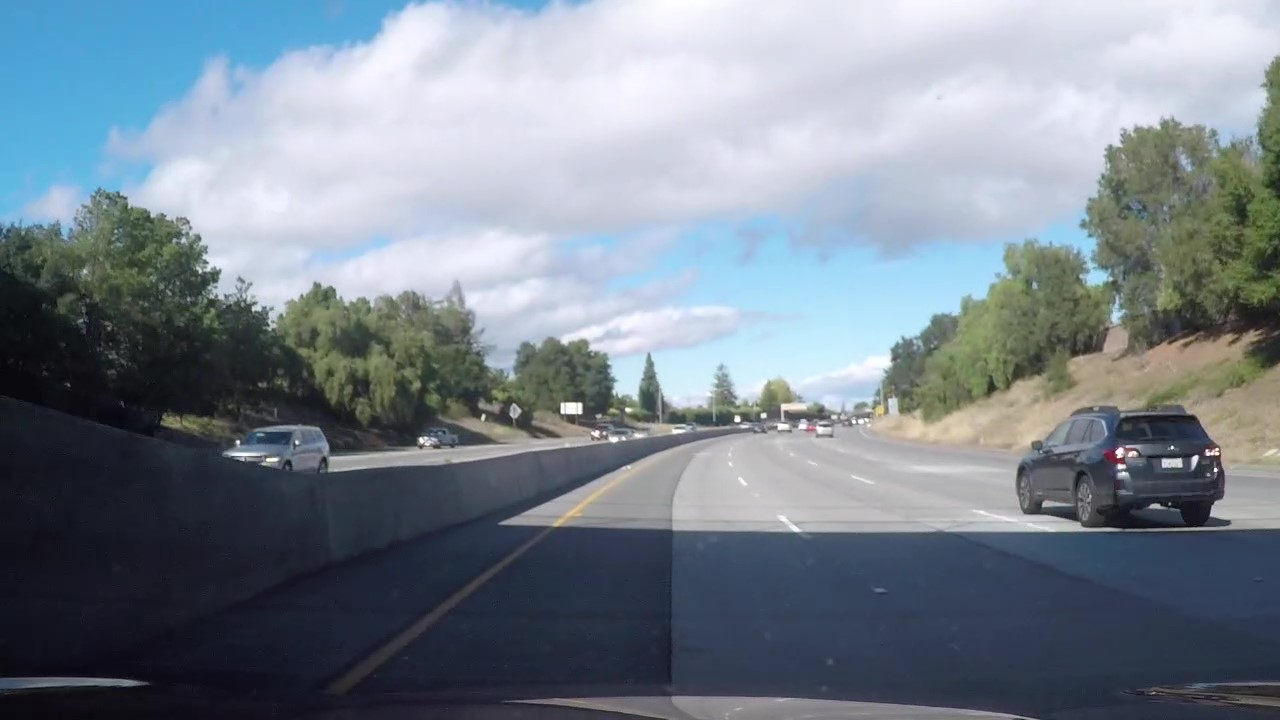
#> input picture test_images/challenge_video_3.jpg, 1280 x 720 px; its folder holds 3 pictures in this run
$ jupyter execute --allow-errors AdvancedLaneFinding.ipynb   (shell and % lines are left out)   (older library calls are emulated)
#> lines starting #> are read from the running program, lines starting #| are printed output that depends on the picture
# Advanced Lane Findig

[cell 1]
import numpy as np
import cv2
import glob
import os
import matplotlib.pyplot as plt
import matplotlib.image as mpimg
from moviepy.editor import VideoFileClip
from collections import deque

## Helper functions

[cell 2]
def read_test_image(filename):
#> called with filename = 'challenge_video_3.jpg'
    return mpimg.imread(os.path.join('test_images', filename))
#> returned value is the input picture: shape (720, 1280, 3); mean R, G, B 121, 131.8, 142.7

def save_output_image(image, filename):
#> called with filename = 'original.jpg'
    mpimg.imsave(os.path.join('output_images', filename), image)

def show_before_and_after(before_image, after_image, before_title, after_title):
    f, (ax1, ax2) = plt.subplots(1, 2, figsize=(12, 4))
    f.tight_layout()

    ax1.axis('off')
    if len(before_image.shape) == 3:
        ax1.imshow(before_image)
    else:
        ax1.imshow(before_image, cmap='gray')

    ax1.set_title(before_title, fontsize=20)

    ax2.axis('off')
    if len(after_image.shape) == 3:
        ax2.imshow(after_image)
    else:
        ax2.imshow(after_image, cmap='gray')

    ax2.set_title(after_title, fontsize=20)

    plt.subplots_adjust(left=0., right=1, top=0.9, bottom=0.)

## Camera Calibration

For technical reasons, every camera delivers images with some distortions. These distortions are systematic errors that are the same for every image taken with the same camera. Thus, the distortion in each single image can be corrected, if  the deviation between the image supplied by the camera and the correct image without distortion is known.

To determine this difference, some pictures of a known chessboard pattern from different perspectives are made with the camera. For each of these images, the crossing points can be determined using the `cv2.findChessboardCorners()` function.

With the obtained crossing points and the ideal crossing points (known from the chessboard pattern), the `cv2.calibrateCamera()` function can be used to calculate the calibration coefficients for this camera.

Once you know the calibration coefficients of a camera, any image taken with this camera can be corrected using the `cv2.undistort()` function.

[cell 3]
# [29 lines left out: function camera_calibration, not called in this run]

images = glob.glob('camera_cal/calibration*.jpg')
#> (the rest of this cell did not finish here and is left out)

The following example shows image `calibration1.jpg` before and after the distortion correction.

#> (a cell that did not finish here is left out)

## Image Pipeline

### Example Image

The image pipeline will be demonstrated with the sample image `challenge_video_3.jpg`

[cell 5]
#test_image = read_test_image('test1.jpg')
#test_image = read_test_image('challenge_video_1.jpg')
#test_image = read_test_image('challenge_video_2.jpg')
test_image = read_test_image('challenge_video_3.jpg')
plt.axis('off')
plt.imshow(test_image)
save_output_image(test_image, 'original.jpg')

### Step 1: Undistort Image

#> (a cell that did not finish here is left out)

### Step 2: Create Binary Image for Line Detection

[cell 7]
def abs_sobel_threshold(gray, orient='x', sobel_kernel=3, thresh=(0, 255)):
    # Calculate directional gradient
    # 1) Take the derivative in x or y given orient = 'x' or 'y'
    if orient == 'x':
        sobel = cv2.Sobel(gray, cv2.CV_64F, 1, 0, ksize=sobel_kernel)
    else:
        sobel = cv2.Sobel(gray, cv2.CV_64F, 0, 1, ksize=sobel_kernel)
    # 2) Take the absolute value of the derivative or gradient
    abs_sobel = np.absolute(sobel)
    # 3) Scale to 8-bit (0 - 255) then convert to type = np.uint8
    scaled_sobel = np.uint8(255 * abs_sobel / np.max(abs_sobel))
    # 4) Create a mask of 1's where the scaled gradient magnitude
    # is > thresh_min and < thresh_max
    sxbinary = np.zeros_like(scaled_sobel)
    sxbinary[(scaled_sobel >= thresh[0]) & (scaled_sobel <= thresh[1])] = 1
    return sxbinary

#### HSL Lightness (L-Channel)

[cell 8]
hls = cv2.cvtColor(test_image, cv2.COLOR_BGR2HLS)
#> hls: shape (720, 1280, 3); mean of channels 0, 1, 2 39.4, 132.4, 72.1

L = hls[:, :, 1]

light_mask = np.zeros_like(L)
light_mask[(L >= 78)] = 1

gradx_l = abs_sobel_threshold(L, orient='x', sobel_kernel=3, thresh=(17, 40))
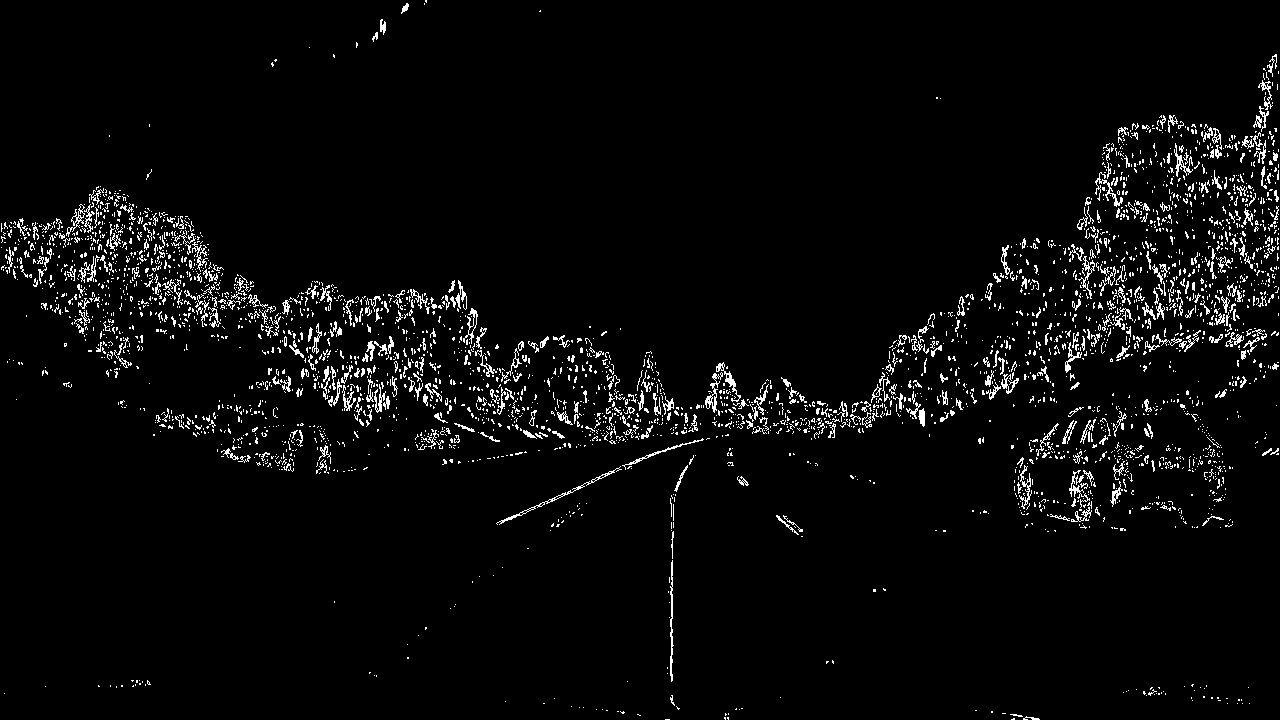
#> gradx_l: shape (720, 1280); values 0 (black) and 1 (white), 3.8% white in thin lines or dots

l_binary = np.zeros_like(gradx_l)
l_binary[(gradx_l == 1) & (light_mask == 1)] = 1

show_before_and_after(test_image, l_binary, before_title="Original", after_title="Binary Image")
out_img = cv2.cvtColor(l_binary, cv2.COLOR_GRAY2BGR)
#> out_img: shape (720, 1280, 3); values 0 (black) and 1 (white), 2.8% white in thin lines or dots
save_output_image(out_img*255, 'l_binary.jpg')

The L channel of the HLS color space recognizes both the yellow and the white lane on bright roads. However, on dark roads, the L channel only detects white lanes, yellow lanes are not detected.

#### HLS Saturation (S-Channel)

[cell 9]
hls = cv2.cvtColor(test_image, cv2.COLOR_BGR2HLS)

S = hls[:, :, 2]
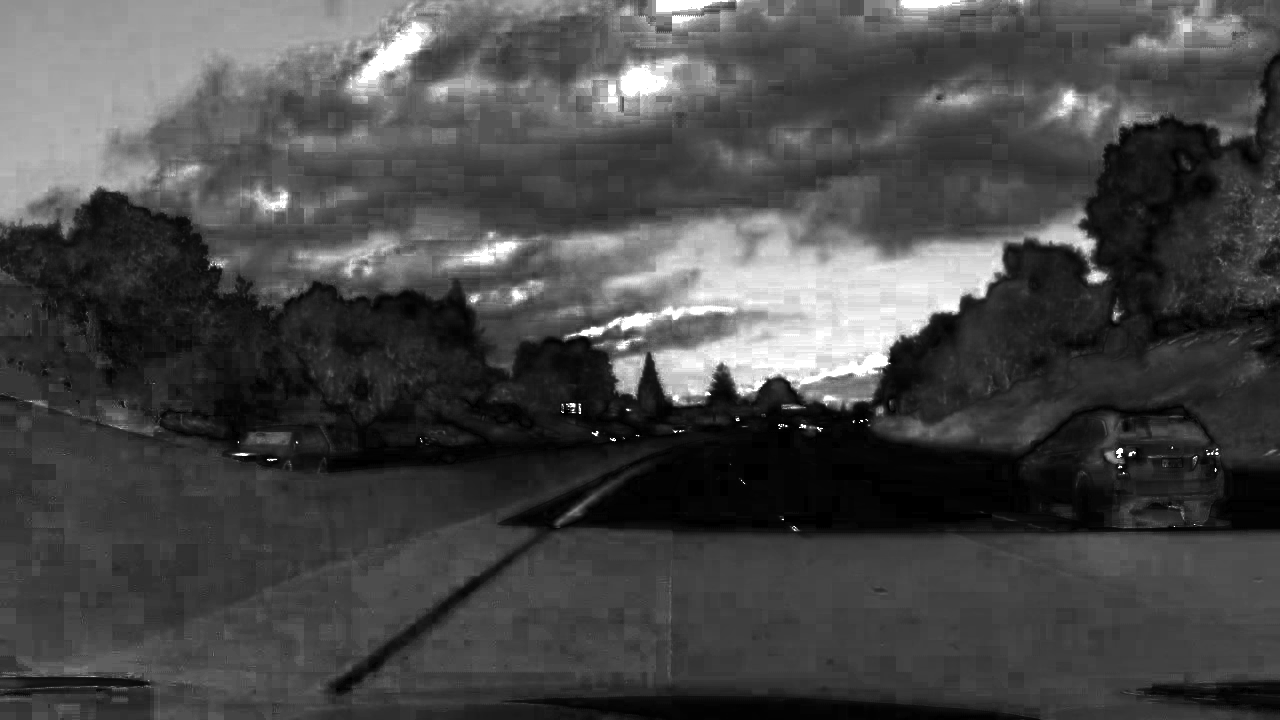
#> S: shape (720, 1280); min 0, max 255, mean 72.1

light_mask = np.zeros_like(L)
light_mask[(S >= 6)] = 1

gradx_s = abs_sobel_threshold(S, orient='x', sobel_kernel=3, thresh=(7, 47))
#> call 2 of abs_sobel_threshold, with orient = 'x', sobel_kernel = 3, thresh = (7, 47)
#> in abs_sobel_threshold (call 2), `sobel = cv2.Sobel(gray, cv2.CV_64F, 1, 0, ksize=sobel_kernel)`:
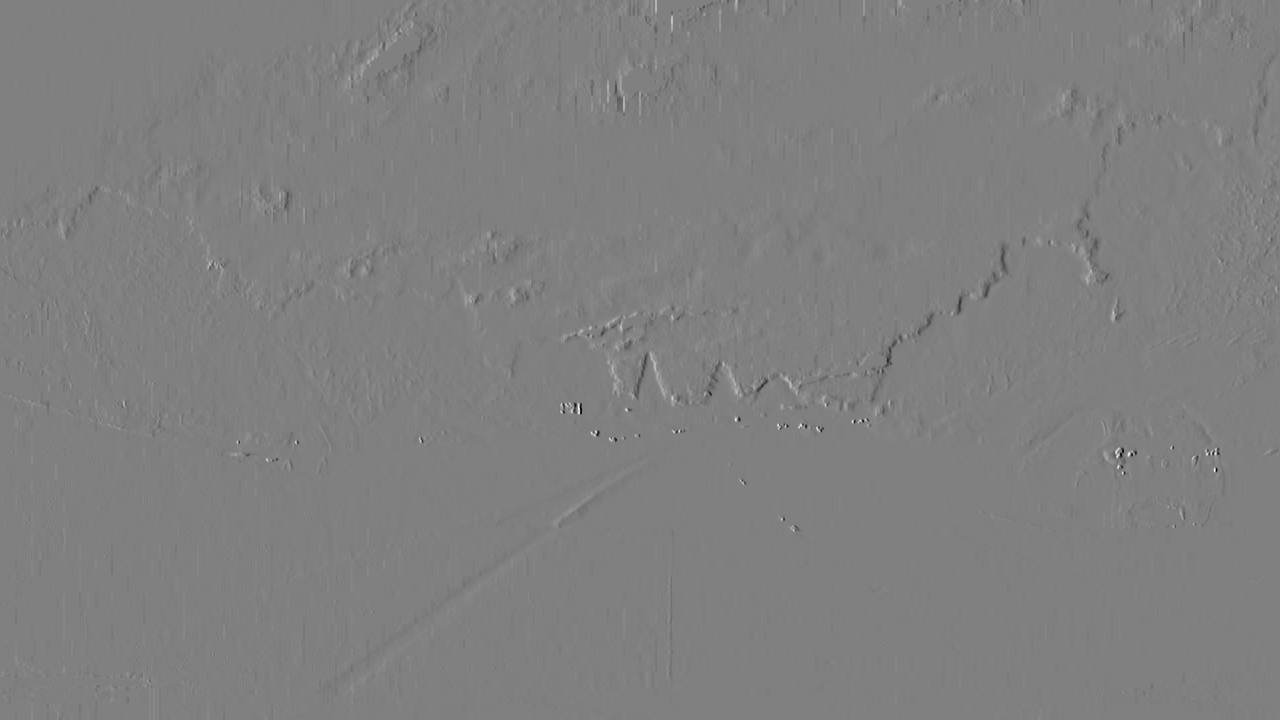
#> sobel: shape (720, 1280) float64; min -990, max 981, mean -0.3; drawn with min black and max white
#> gradx_s: shape (720, 1280); values 0 (black) and 1 (white), 11.4% white in thin lines or dots

s_binary = np.zeros_like(gradx_s)
s_binary[(gradx_s == 1) & (light_mask == 1)] = 1

show_before_and_after(test_image, s_binary, before_title="Original", after_title="Binary Image")
out_img = cv2.cvtColor(s_binary, cv2.COLOR_GRAY2BGR)
save_output_image(out_img*255, 's_binary.jpg')

The S-channel of the HLS color space detects yellow lanes even on dark roads, while the white lanes are recognized very poorly.

[cell 10]
# Combine the l_binary and the s_binary
binary_image = np.zeros_like(l_binary)
binary_image[(l_binary == 1) | (s_binary == 1)] = 255

show_before_and_after(test_image, binary_image, before_title="Original", after_title="Binary Image")
binary_image = cv2.cvtColor(binary_image, cv2.COLOR_GRAY2BGR)
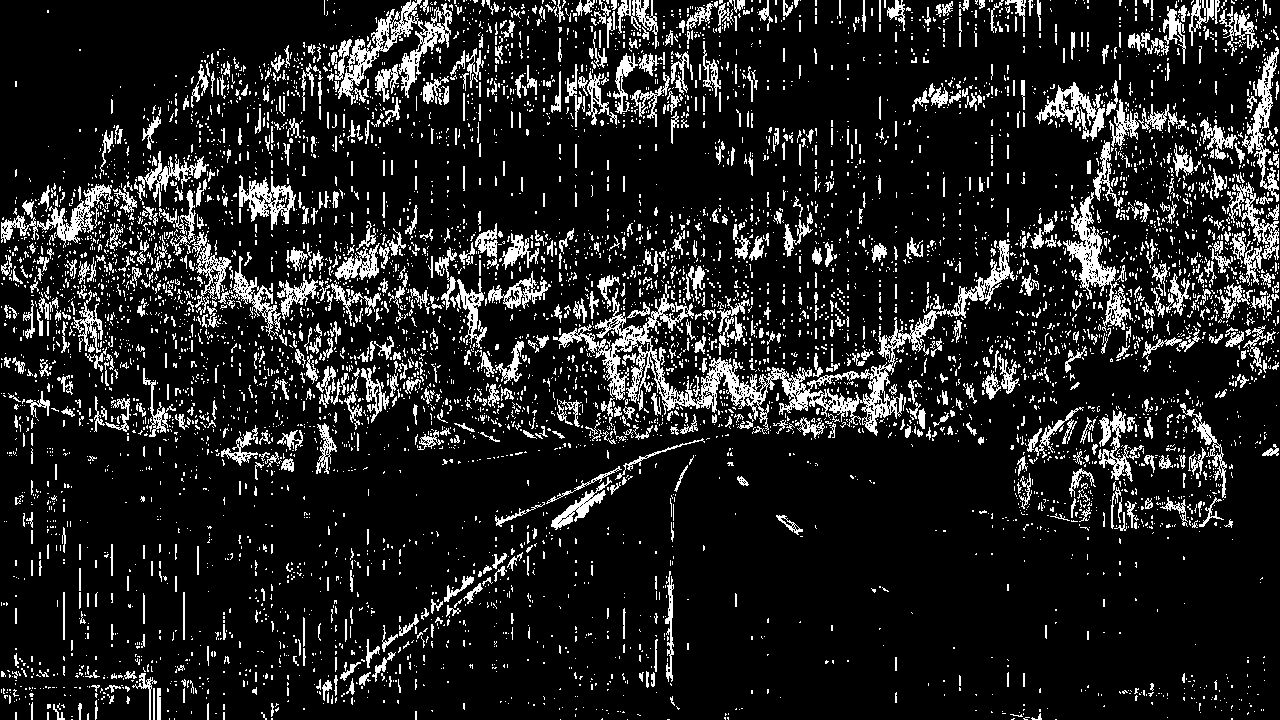
#> binary_image: shape (720, 1280, 3); 13.3% white in thin lines or dots
save_output_image(binary_image, 'binary.jpg')
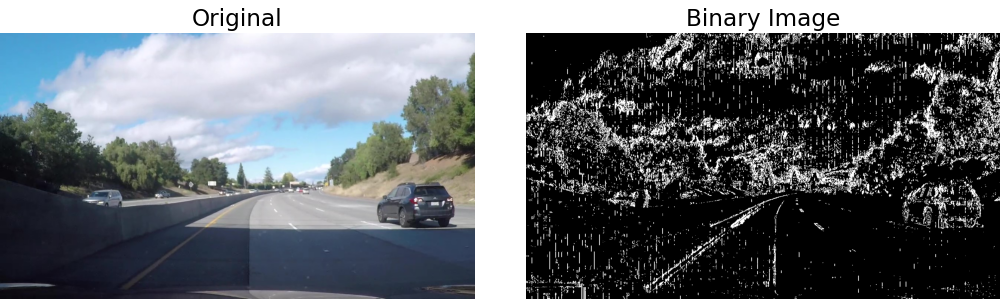
#> figure drawn by matplotlib, 2 panels
